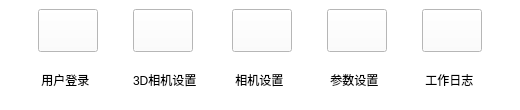
<?xml version="1.0" encoding="UTF-8"?>
<ui version="4.0">
 <class>ButtonWidget</class>
 <widget class="QWidget" name="ButtonWidget">
  <property name="geometry">
   <rect>
    <x>0</x>
    <y>0</y>
    <width>520</width>
    <height>110</height>
   </rect>
  </property>
  <property name="minimumSize">
   <size>
    <width>320</width>
    <height>70</height>
   </size>
  </property>
  <property name="windowTitle">
   <string>Form</string>
  </property>
  <property name="styleSheet">
   <string notr="true">background-color: rgb(255, 255, 255);</string>
  </property>
  <layout class="QHBoxLayout" name="horizontalLayout_3">
   <property name="spacing">
    <number>0</number>
   </property>
   <property name="leftMargin">
    <number>0</number>
   </property>
   <property name="topMargin">
    <number>0</number>
   </property>
   <property name="rightMargin">
    <number>0</number>
   </property>
   <property name="bottomMargin">
    <number>0</number>
   </property>
   <item>
    <widget class="QWidget" name="control_widget" native="true">
     <property name="sizePolicy">
      <sizepolicy hsizetype="Preferred" vsizetype="Preferred">
       <horstretch>0</horstretch>
       <verstretch>0</verstretch>
      </sizepolicy>
     </property>
     <layout class="QGridLayout" name="gridLayout">
      <item row="0" column="2">
       <widget class="QPushButton" name="cam_btn">
        <property name="enabled">
         <bool>true</bool>
        </property>
        <property name="maximumSize">
         <size>
          <width>60</width>
          <height>60</height>
         </size>
        </property>
        <property name="cursor">
         <cursorShape>PointingHandCursor</cursorShape>
        </property>
        <property name="toolTip">
         <string>cam</string>
        </property>
        <property name="text">
         <string/>
        </property>
        <property name="icon">
         <iconset resource="../../CHOWTAIFOOK_Detection.qrc">
          <normaloff>:/uiframe/images/ico/cam.ico</normaloff>:/uiframe/images/ico/cam.ico</iconset>
        </property>
        <property name="iconSize">
         <size>
          <width>64</width>
          <height>64</height>
         </size>
        </property>
        <property name="checkable">
         <bool>false</bool>
        </property>
       </widget>
      </item>
      <item row="1" column="3">
       <widget class="QLabel" name="label_5">
        <property name="text">
         <string> 参数设置</string>
        </property>
       </widget>
      </item>
      <item row="0" column="3">
       <widget class="QPushButton" name="parameter_btn">
        <property name="enabled">
         <bool>true</bool>
        </property>
        <property name="maximumSize">
         <size>
          <width>60</width>
          <height>60</height>
         </size>
        </property>
        <property name="cursor">
         <cursorShape>PointingHandCursor</cursorShape>
        </property>
        <property name="toolTip">
         <string>parameter</string>
        </property>
        <property name="text">
         <string/>
        </property>
        <property name="icon">
         <iconset resource="../../CHOWTAIFOOK_Detection.qrc">
          <normaloff>:/uiframe/images/ico/p.ico</normaloff>:/uiframe/images/ico/p.ico</iconset>
        </property>
        <property name="iconSize">
         <size>
          <width>64</width>
          <height>64</height>
         </size>
        </property>
        <property name="checkable">
         <bool>false</bool>
        </property>
       </widget>
      </item>
      <item row="1" column="4">
       <widget class="QLabel" name="label_6">
        <property name="text">
         <string> 工作日志</string>
        </property>
       </widget>
      </item>
      <item row="1" column="2">
       <widget class="QLabel" name="label_4">
        <property name="text">
         <string> 相机设置</string>
        </property>
       </widget>
      </item>
      <item row="0" column="4">
       <widget class="QPushButton" name="log_btn">
        <property name="enabled">
         <bool>true</bool>
        </property>
        <property name="maximumSize">
         <size>
          <width>60</width>
          <height>60</height>
         </size>
        </property>
        <property name="cursor">
         <cursorShape>PointingHandCursor</cursorShape>
        </property>
        <property name="toolTip">
         <string>log</string>
        </property>
        <property name="text">
         <string/>
        </property>
        <property name="icon">
         <iconset resource="../../CHOWTAIFOOK_Detection.qrc">
          <normaloff>:/uiframe/images/ico/log.ico</normaloff>:/uiframe/images/ico/log.ico</iconset>
        </property>
        <property name="iconSize">
         <size>
          <width>64</width>
          <height>64</height>
         </size>
        </property>
        <property name="checkable">
         <bool>false</bool>
        </property>
       </widget>
      </item>
      <item row="1" column="1">
       <widget class="QLabel" name="label_2">
        <property name="minimumSize">
         <size>
          <width>0</width>
          <height>26</height>
         </size>
        </property>
        <property name="text">
         <string>3D相机设置</string>
        </property>
       </widget>
      </item>
      <item row="0" column="1">
       <widget class="QPushButton" name="stereoscopic_btn">
        <property name="enabled">
         <bool>true</bool>
        </property>
        <property name="maximumSize">
         <size>
          <width>60</width>
          <height>60</height>
         </size>
        </property>
        <property name="cursor">
         <cursorShape>PointingHandCursor</cursorShape>
        </property>
        <property name="toolTip">
         <string>stereoscopic</string>
        </property>
        <property name="text">
         <string/>
        </property>
        <property name="icon">
         <iconset resource="../../CHOWTAIFOOK_Detection.qrc">
          <normaloff>:/uiframe/images/ico/stereoscopiccam.ico</normaloff>:/uiframe/images/ico/stereoscopiccam.ico</iconset>
        </property>
        <property name="iconSize">
         <size>
          <width>64</width>
          <height>64</height>
         </size>
        </property>
        <property name="checkable">
         <bool>false</bool>
        </property>
       </widget>
      </item>
      <item row="0" column="0">
       <widget class="QPushButton" name="login_btn">
        <property name="enabled">
         <bool>true</bool>
        </property>
        <property name="maximumSize">
         <size>
          <width>60</width>
          <height>60</height>
         </size>
        </property>
        <property name="cursor">
         <cursorShape>PointingHandCursor</cursorShape>
        </property>
        <property name="toolTip">
         <string>login</string>
        </property>
        <property name="text">
         <string/>
        </property>
        <property name="icon">
         <iconset resource="../../CHOWTAIFOOK_Detection.qrc">
          <normaloff>:/uiframe/images/ico/admin.ico</normaloff>:/uiframe/images/ico/admin.ico</iconset>
        </property>
        <property name="iconSize">
         <size>
          <width>64</width>
          <height>64</height>
         </size>
        </property>
        <property name="checkable">
         <bool>false</bool>
        </property>
       </widget>
      </item>
      <item row="1" column="0">
       <widget class="QLabel" name="label">
        <property name="layoutDirection">
         <enum>Qt::LeftToRight</enum>
        </property>
        <property name="text">
         <string> 用户登录</string>
        </property>
       </widget>
      </item>
     </layout>
    </widget>
   </item>
  </layout>
 </widget>
 <resources>
  <include location="../../CHOWTAIFOOK_Detection.qrc"/>
 </resources>
 <connections/>
</ui>
